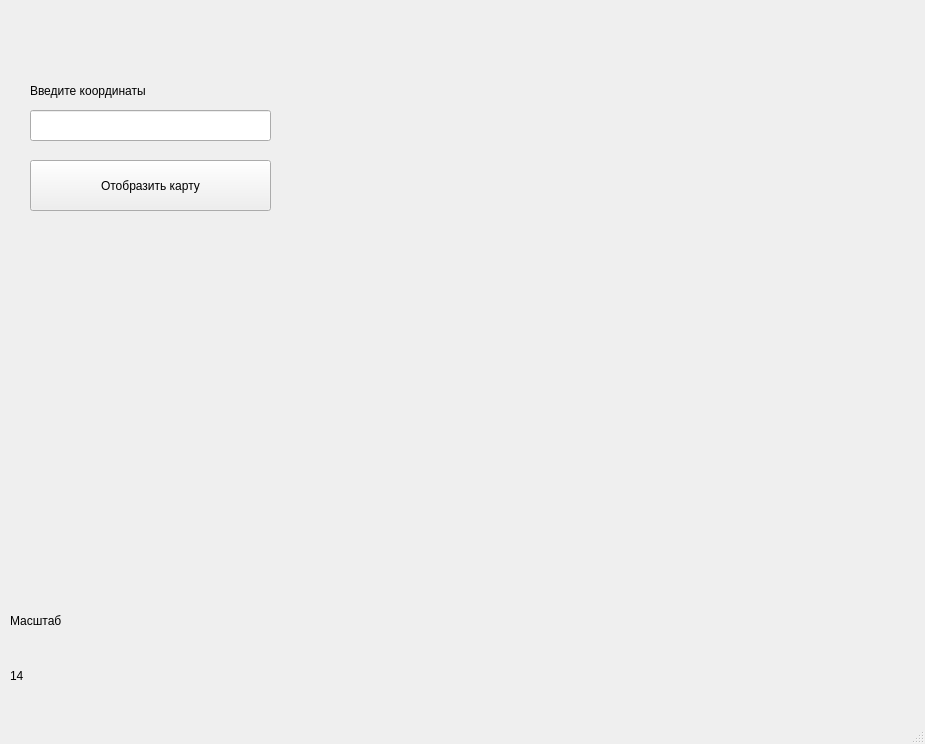
<?xml version="1.0" encoding="UTF-8"?>
<ui version="4.0">
 <class>MainWindow</class>
 <widget class="QMainWindow" name="MainWindow">
  <property name="geometry">
   <rect>
    <x>0</x>
    <y>0</y>
    <width>925</width>
    <height>744</height>
   </rect>
  </property>
  <property name="windowTitle">
   <string>MainWindow</string>
  </property>
  <widget class="QWidget" name="centralwidget">
   <widget class="QLineEdit" name="Get_Coord">
    <property name="geometry">
     <rect>
      <x>30</x>
      <y>110</y>
      <width>241</width>
      <height>31</height>
     </rect>
    </property>
   </widget>
   <widget class="QPushButton" name="Get_Ma_bt">
    <property name="geometry">
     <rect>
      <x>30</x>
      <y>160</y>
      <width>241</width>
      <height>51</height>
     </rect>
    </property>
    <property name="text">
     <string>Отобразить карту</string>
    </property>
   </widget>
   <widget class="QLabel" name="label">
    <property name="geometry">
     <rect>
      <x>30</x>
      <y>70</y>
      <width>231</width>
      <height>41</height>
     </rect>
    </property>
    <property name="text">
     <string>Введите координаты</string>
    </property>
   </widget>
   <widget class="QLabel" name="Map">
    <property name="geometry">
     <rect>
      <x>310</x>
      <y>90</y>
      <width>571</width>
      <height>541</height>
     </rect>
    </property>
    <property name="text">
     <string/>
    </property>
   </widget>
   <widget class="QLabel" name="Size">
    <property name="geometry">
     <rect>
      <x>10</x>
      <y>660</y>
      <width>211</width>
      <height>31</height>
     </rect>
    </property>
    <property name="text">
     <string>14</string>
    </property>
   </widget>
   <widget class="QLabel" name="label_2">
    <property name="geometry">
     <rect>
      <x>10</x>
      <y>600</y>
      <width>171</width>
      <height>41</height>
     </rect>
    </property>
    <property name="text">
     <string>Масштаб</string>
    </property>
   </widget>
  </widget>
  <widget class="QMenuBar" name="menubar">
   <property name="geometry">
    <rect>
     <x>0</x>
     <y>0</y>
     <width>925</width>
     <height>21</height>
    </rect>
   </property>
  </widget>
  <widget class="QStatusBar" name="statusbar"/>
 </widget>
 <resources/>
 <connections/>
</ui>
